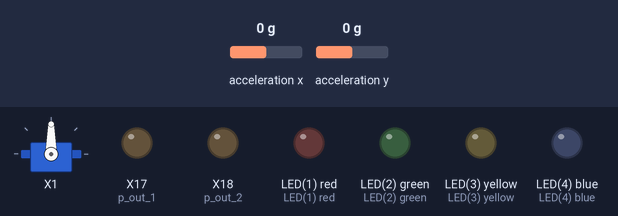
Simulated run of this program. Board: pyboard running MicroPython. Shown: servo, output pins drawn as LEDs (lit = HIGH). Inputs (shaded band) come from the test bench; at power-on: acceleration x 0 g, acceleration y 0 g.

Above: at 1.2 s.
1.3 s: acceleration x set to -0.3 g
2.8 s: acceleration x set to -0.6 g
At 3.1 s:
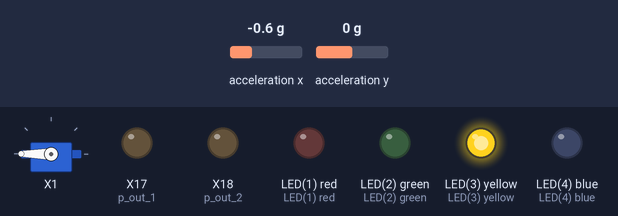
4.3 s: acceleration y set to -0.3 g
5.8 s: acceleration y set to -0.6 g
At 6.9 s:
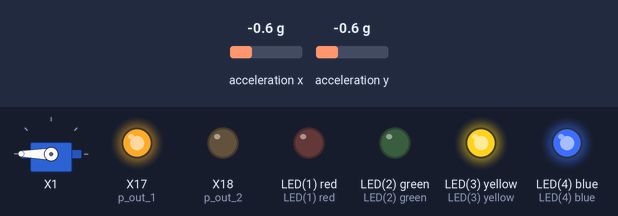
7.3 s: acceleration x set to 0 g
At 8.2 s:
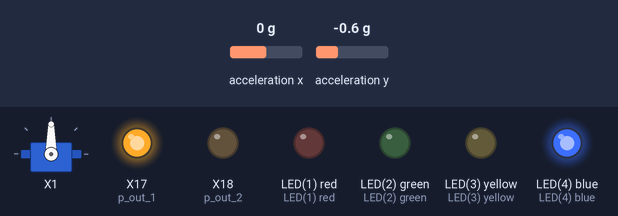
8.8 s: acceleration y set to 0.8 g
At 9.5 s:
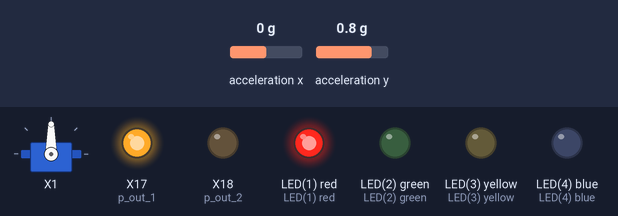
Timing chart, 0 to 11.3 s (numbered marks = the images above; inputs shaded):
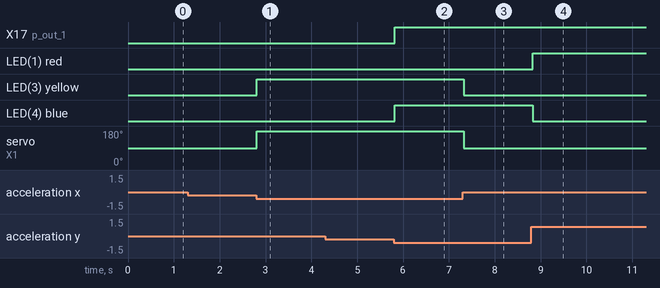

Measured:
- the behaviour switches between -0.4 and -0.5 g on acceleration x (found by bisection; images 0 and 1)
- the behaviour switches between -0.4 and -0.5 g on acceleration y (found by bisection; images 1 and 2)
- after the input at 1.3 s, every drawn part: stays the same
- after the input at 2.8 s, LED(3) yellow: LOW → HIGH at once; servo on X1: 90° → 180° at once
- after the input at 4.3 s, every drawn part: stays the same
- after the input at 5.8 s, X17 (p_out_1), LED(4) blue: LOW → HIGH at once
- after the input at 7.3 s, LED(3) yellow: HIGH → LOW at once; servo on X1: 180° → 90° at once
- after the input at 8.8 s, LED(1) red: LOW → HIGH at once; LED(4) blue: HIGH → LOW at once

The program:

pyb________.py
```python
from pyb import Servo
import pyb
import time
from pyb import Pin

p_out_1 = Pin('X17', Pin.OUT_PP)
p_out_2 = Pin('X18', Pin.OUT_PP)
p_out_1.low()
p_out_2.low()

xlights = (pyb.LED(2), pyb.LED(3))
ylights = (pyb.LED(1), pyb.LED(4))

s1 = Servo(1)
s1.angle(0)


accel = pyb.Accel()
SENSITIVITY = 8

while True:
    x = accel.x()
    if x > SENSITIVITY:
        xlights[0].on()       # 绿蓝等代表x方向
        xlights[1].off()
        s1.angle(-90)
    elif x < -SENSITIVITY:
        xlights[1].on()
        xlights[0].off()
        s1.angle(90)
    else:
        xlights[0].off()
        xlights[1].off()
        s1.angle(0)

    y = accel.y()
    if y > SENSITIVITY:
        ylights[0].on()
        ylights[1].off()
        p_out_1.high()
        # 红蓝灯代表y方向
    elif y < -SENSITIVITY:
        ylights[1].on()
        ylights[0].off()
        p_out_1.high()
    else:
        ylights[0].off()
        ylights[1].off()
        p_out_1.low()

    pyb.delay(100)
```
